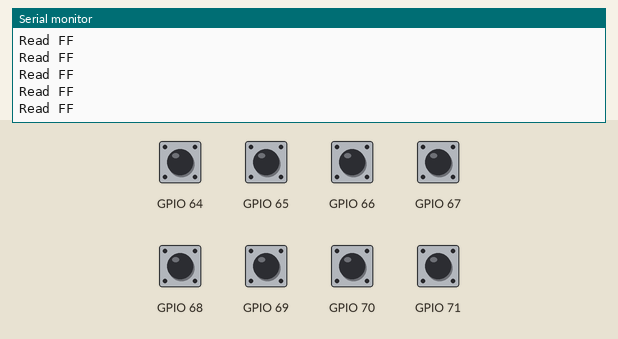
This sketch was run on a simulated ESP32. Parts: the last lines printed to the serial monitor. The test bench sets the inputs (shaded band); at power-on: GPIO 64–71 HIGH.

Above: at 1.2 s.
1.3 s: GPIO 64 pulled LOW for 0.15 s
At 1.33 s:
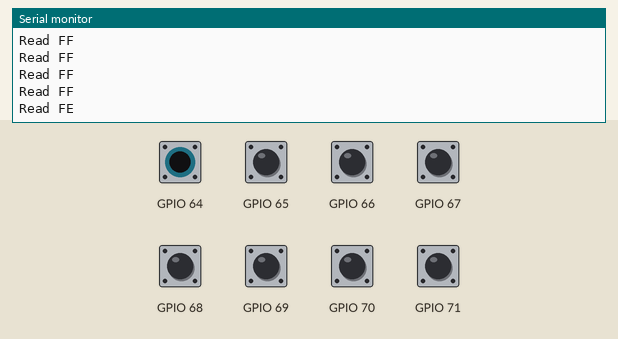
2.9 s: GPIO 65 pulled LOW for 0.15 s
At 2.96 s:
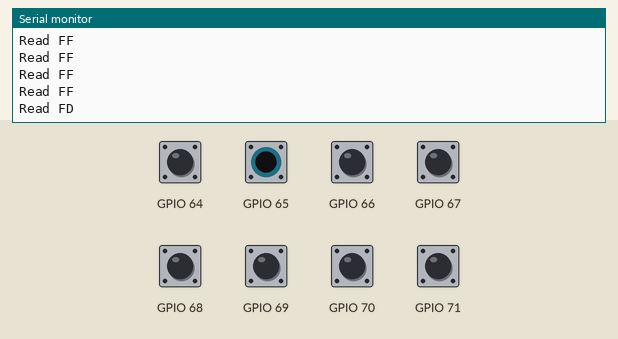
4.5 s: GPIO 66 pulled LOW for 0.15 s
At 4.58 s:
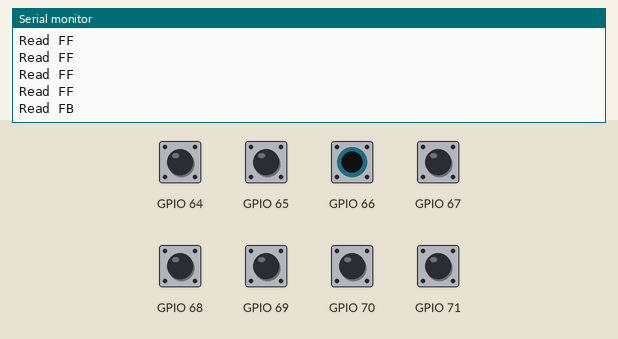
6.1 s: GPIO 67 pulled LOW for 0.15 s
At 6.11 s:
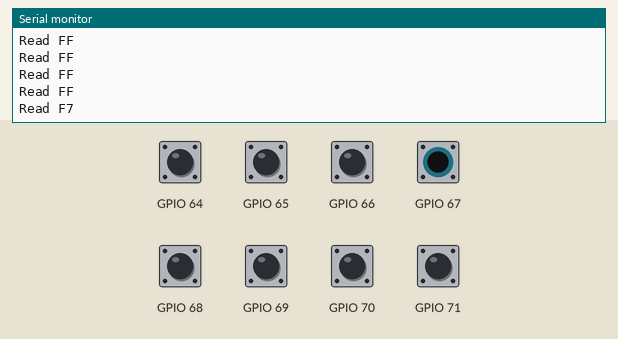
7.7 s: GPIO 68 pulled LOW for 0.15 s
At 7.74 s:
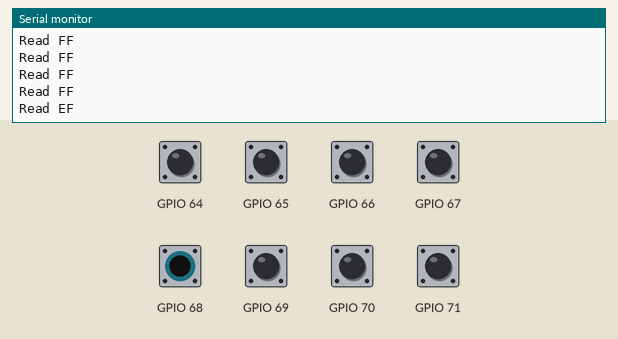

The sketch:

Programme_vehicule_copy_20241115114325.ino
```cpp
//  #include <WiFi.h>
//  #include <WiFiUdp.h>

//  #define LED 13
// /**************************************************************************************************
// Nom du programme :
// Auteur : Marie-Pier Morin
// Date de création : 11 novembre 2024
// Modification : Marie-Pier Morin
// Date de modification : 11 novembre 2024
// Note :
// ***************************************************************************************************/

//  const char* ssid = "Routeur627";
//  const char* password = "Routeur627";
//  const char* cIP = "192,168,1,114";
//  const char* cSsidAP = "192,168,1,117";
//  const char* cPasswordAP = "CoucouFred";
//  IPAddress SubnetAP(255, 255, 255, 0);
//  IPAddress GatewayAP(192, 168, 23, 1);
//  IPAddress LocalIpAP(192, 168, 23, 1);
//  char cBuffer[7];
//  WiFiUDP udPaul;
// void setup() {
//    Serial.begin(115200);
//    pinMode(14, INPUT);
//    pinMode(13,OUTPUT);

//  // put your setup code here, to run once:
//    //Connection sur le réseau WiFi
//    if (digitalRead(14) == LOW) {
//      Serial.println("LOW");
//      Serial.print("Connection to ");
//      Serial.println(ssid);
//      WiFi.begin(ssid, password);
//      while (WiFi.status() != WL_CONNECTED) {
//        delay(500);
//        Serial.print(".");
//      }
//      //Envoie sur le port série, l'adresse IP
//      Serial.println("");
//      Serial.println("WiFi connected.");
//      Serial.println("IP address:");
//      Serial.println(WiFi.localIP());
//      digitalWrite(LED, LOW);
//    } else {
//      Serial.println("HIGH");
//      WiFi.mode(WIFI_AP);
//      WiFi.softAP(cSsidAP, cPasswordAP);
//      WiFi.softAPConfig(LocalIpAP, GatewayAP, SubnetAP);
//      Serial.print("Soft-AP IP address =");
//      Serial.println(WiFi.softAPIP());
//      digitalWrite(LED, HIGH);
//    }
//    udPaul.begin(10024);
//  }
//  void loop() {
//    if(udPaul.parsePacket()>0)
//    {
//      udPaul.read(cBuffer, 7);
//      Serial.println("AH!!");
//      Serial.println(cBuffer);

//      udPaul.beginPacket(udPaul.remoteIP(), 10025);
//    if(digitalRead(14) == LOW)
//    {
//      udPaul.write(0);
//    }
//    else
//    {
//    udPaul.write(1);
//    }
//    udPaul.endPacket();
//    }
//    // put your main code here, to run repeatedly:
//  }

/*==========================================================================
// Author : Handson Technology
// Project : Arduino Uno
// Description : L298N Motor Driver
// Source-Code : L298N_Motor.ino
// Program: Control 2 DC motors using L298N H Bridge Driver
//==========================================================================
*/

#include <WiFi.h>
#include <WiFiUdp.h>
#include <Wire.h>

#define PCF8574_INITIAL_VALUE       0x7F
#include "PCF8574.h"

// Definitions Arduino pins connected to input H Bridge
// int GAV1 = 14;  //gauche av in1
// int GAV2 = 32;  //gauche av in2
// int DAV1 = 15;  //droit av  in3
// int DAV2 = 33;  // droit av in4

// int GAR1 = 27;  //gauche ar in1
// int GAR2 = 12;  //gauche ar in2
// int DAR1 = 17;  //droit ar  in3
// int DAR2 = 21;  //droit ar  in4
//14 - 32 / 15 - 33 / 27 - 12 / 21 - 17
// bourgo gris blanc noir blanc gris // mauve orange COULEUR DES FILS


#define TRUE 1
#define FALSE 0

const char* cSsidAP = "192,168,1,117";  //IP du 2ieme ESP?
const char* cPasswordAP = "CoucouFred";
IPAddress SubnetAP(255, 255, 255, 0);
IPAddress GatewayAP(192, 168, 69, 1);
IPAddress LocalIpAP(192, 168, 69, 1);

PCF8574 PCF_01(0x22);

void LectureI2C() {
  //

 char bob = Wire.read();
Serial.println("bob");
 Serial.print(bob);
  //digitalRead(SDA)
  //return PositionLigne
}


void setup() {
  //void UDP();
  Serial.begin(115200);
  Wire.begin();
  PCF_01.begin();


  // Set the output pins
  //Drive #1 AVANT
  // pinMode(GAV1, OUTPUT);
  // pinMode(GAV2, OUTPUT);
  // pinMode(DAV1, OUTPUT);
  // pinMode(DAV2, OUTPUT);
  // //Drive #2 APRÈS
  // pinMode(GAR1, OUTPUT);
  // pinMode(GAR2, OUTPUT);
  // pinMode(DAR1, OUTPUT);
  // pinMode(DAR2, OUTPUT);

  // void ModeTest();
}


void loop() {
  //void Vehicule();
  //LectureI2C();

  int x = PCF_01.read8();
  Serial.print("Read ");
  Serial.println(x, HEX);
  delay(100);
}

// void UDP(){
//     // WiFi.mode(WIFI_AP);
//     // WiFi.softAP(cSsidAP, cPasswordAP);
//     // WiFi.softAPConfig(LocalIpAP, GatewayAP, SubnetAP);
//     // Serial.print("Soft-AP IP address =");
//     // Serial.println(WiFi.softAPIP());


// }
// void Vehicule() {
//   static unsigned char ucX = 0;
//   static unsigned char ucY = 0;

//   // if (MessageAbort == TRUE) {
//   //   //ModeAbort
//   // } else if (MessageTest == TRUE) {
//   //   //ModeTest
//   // } else {
//     //ModeSuiveur
//     if (ucErr == -9) {
//       ucX++;
//       ucY = 0;
//       if (ucX >= 53) {
//         ucValsGD = uiNeutre;
//         eMode = CALME;
//       }
//     }
//    // else(suivre la ligne et avancer)
//   }
// }

//void ModeAbort() {
//digitalWrite(IN1A, LOW);
//digitalWrite(IN2A, LOW);
//digitalWrite(IN3A, LOW);
//digitalWrite(IN4A, LOW);
//digitalWrite(IN1B, LOW);
//digitalWrite(IN2B, LOW);
//digitalWrite(IN3B, LOW);
//digitalWrite(IN4B, LOW);
//Envoie Arrêter à la tour de contrôle?
//}

// void SuiveurDeLigne() {
//   LectureI2C();

//   switch (PositionLigne) {
//     case 0x70:
//     case 0x78:
//     case 0x7C:
//     case 0x7E:
//       err = -7;
//       break;
//     case 0x40:
//       err = -6;
//       break;
//     case 0x60:
//       err = -5;
//       break;
//     case 0x20:
//       err = -4;
//       break;
//     case 0x30:
//       err = -3;
//       break;
//     case 0x10:

//       err = -2;
//       break;
//     case 0x18:

//       err = -1;
//       break;

//     case 0x08:
//       err = 0;
//       break;

//     case 0x0c:

//       err = 1;
//       break;
//     case 0x04:

//       err = 2;
//       break;
//     case 0x06:
//       err = 3;
//       break;
//     case 0x02:
//       err = 4;
//       break;
//     case 0x03:
//       err = 5;
//       break;
//     case 0x01:
//       err = 6;
//       break;
//     case 0x07:
//     case 0x0F:
//     case 0x1F:
//     case 0x3F:
//       err = 7;
//       break;

//     case 0x00:  //Hors Piste

//       err = 10;
//       break;
//     default:

//       err = -9;
//       break;
//   }
//   return err;
// }
// }


//void TransmissionPosition();
//void ReceptionMessage();


// void ModeTest() {
//   // Rotate the Motor A clockwise
//   digitalWrite(IN1A, HIGH);
//   digitalWrite(IN2A, LOW);
//   //Rotate the Motor B clockwise
//   digitalWrite(IN3A, HIGH);
//   digitalWrite(IN4A, LOW);
//   // Rotate the Motor C clockwise
//   digitalWrite(IN1B, HIGH);
//   digitalWrite(IN2B, LOW);
//   // Rotate the Motor D clockwise
//   digitalWrite(IN3B, HIGH);
//   digitalWrite(IN4B, LOW);
//   delay(5000);
//   // Motor A
//   digitalWrite(IN1A, HIGH);
//   digitalWrite(IN2A, HIGH);
//   digitalWrite(IN3A, HIGH);
//   digitalWrite(IN4A, HIGH);
//   digitalWrite(IN1B, HIGH);
//   digitalWrite(IN2B, HIGH);
//   digitalWrite(IN3B, HIGH);
//   digitalWrite(IN4B, HIGH);
//   delay(500);
//   ///////////////////////////////////////////////////
//   //Rotates the Motor A counter-clockwise
//   digitalWrite(IN1A, LOW);
//   digitalWrite(IN2A, HIGH);
//   //Rotate the Motor B counter-clockwise
//   digitalWrite(IN3A, LOW);
//   digitalWrite(IN4A, HIGH);
//   // Rotate the Motor C counter-clockwise
//   digitalWrite(IN1B, LOW);
//   digitalWrite(IN2B, HIGH);
//   // Rotate the Motor D counter-clockwise
//   digitalWrite(IN3B, LOW);
//   digitalWrite(IN4B, HIGH);
//   delay(5000);
//   // Motor A
//   digitalWrite(IN1A, HIGH);
//   digitalWrite(IN2A, HIGH);
//   digitalWrite(IN3A, HIGH);
//   digitalWrite(IN4A, HIGH);
//   digitalWrite(IN1B, HIGH);
//   digitalWrite(IN2B, HIGH);
//   digitalWrite(IN3B, HIGH);
//   digitalWrite(IN4B, HIGH);
//   delay(500);
// }
```

Measured:
- after the input at 1.3 s, the serial monitor: prints a new line at once (image 1)
- after the input at 2.9 s, the serial monitor: prints a new line after 0.05 s (image 2)
- after the input at 4.5 s, the serial monitor: prints a new line after 0.08 s (image 3)
- after the input at 6.1 s, the serial monitor: prints a new line at once (image 4)
- after the input at 7.7 s, the serial monitor: prints a new line at once (image 5)
